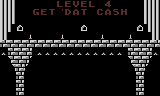

The image is a tile-based game level rendered from a .tmx file. Its description and complete source (layers, tilesets, objects, tile grids) follow:
An orthogonal 40x12 tile map with 4x8 px tiles, 1 tile layer (Tile Layer 1), 2 tilesets.

<map version="1.8" tiledversion="1.8.4" orientation="orthogonal" renderorder="right-down" width="40" height="12" tilewidth="4" tileheight="8" infinite="0" nextlayerid="2" nextobjectid="1">
 <editorsettings>
  <export target="level4_map.intro.csv" format="csv" />
 </editorsettings>
 <tileset firstgid="1" source="menu_tileset.tsx" />
 <tileset firstgid="385" source="game_tileset.tsx" />
 <layer id="1" name="Tile Layer 1" width="40" height="12">
  <data encoding="csv">
103,103,103,103,385,385,385,385,385,385,385,385,385,385,153,154,139,140,173,174,139,140,153,154,1,1,245,246,385,385,385,385,385,385,385,385,103,103,103,103,
103,103,103,103,1,1,1,1,15,16,11,12,41,42,1,2,9,10,3,4,41,42,1,1,7,8,3,4,39,40,17,18,1,1,385,385,103,103,103,103,
103,103,103,103,385,385,385,385,385,385,385,385,385,385,385,1,1,1,1,1,1,1,1,1,385,385,385,385,385,385,385,385,385,385,385,385,103,103,103,103,
103,103,103,1,99,100,1,1,1,385,385,385,385,385,385,385,385,1,1,1,99,100,385,385,385,385,385,385,385,385,385,385,1,1,99,100,1,103,103,103,
103,103,1,1,1,1,1,57,385,385,385,385,1,1,1,57,385,385,385,385,385,385,1,1,385,57,1,1,385,385,385,385,57,385,1,1,1,1,103,103,
55,56,55,56,55,56,55,56,55,56,55,56,55,56,55,56,55,56,55,56,55,56,55,56,55,56,55,56,55,56,55,56,55,56,55,56,55,56,55,56,
105,106,55,56,55,56,55,56,1,105,106,105,106,105,106,105,106,105,106,105,106,105,106,105,106,105,106,105,106,105,106,1,55,56,55,56,55,56,105,106,
385,385,107,56,55,56,55,108,385,385,385,385,385,385,385,385,385,385,385,385,385,385,385,385,385,385,385,385,385,385,385,385,107,56,55,56,55,108,385,385,
385,385,385,107,55,56,108,385,385,385,385,385,385,385,385,385,385,385,385,385,385,385,385,385,385,385,385,385,385,385,385,385,385,107,55,56,108,385,385,385,
385,385,385,385,55,56,385,385,385,385,385,385,385,385,385,385,385,385,385,385,385,385,385,385,385,385,385,385,385,385,385,385,385,385,55,56,385,385,385,385,
385,385,385,385,55,56,385,385,385,385,385,385,385,385,385,385,385,385,385,385,385,385,385,385,385,385,385,385,385,385,385,385,385,385,55,56,385,385,385,385,
385,385,385,385,55,56,385,385,385,385,385,385,385,385,385,385,385,385,385,385,385,385,385,385,385,385,385,385,385,385,385,385,385,385,55,56,385,385,385,385
</data>
 </layer>
</map>
